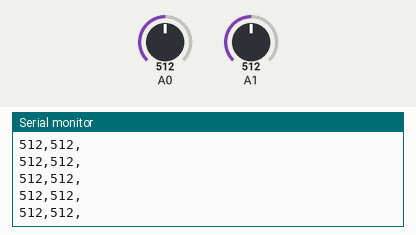
This sketch was run on a simulated Arduino Uno, built with avr-gcc and run on an emulated ATmega328P. Parts: the last lines printed to the serial monitor. The test bench sets the inputs (shaded band); at power-on: A1 = 512, A0 = 512.

Above: at 4.2 s.
4.3 s: A1 set to 107
At 5.4 s:
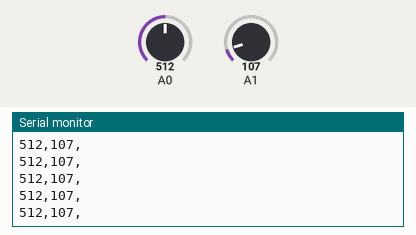
5.8 s: A1 set to 90
At 6.4 s:
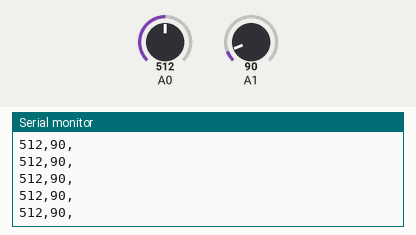
7.3 s: A0 set to 11
At 8.0 s:
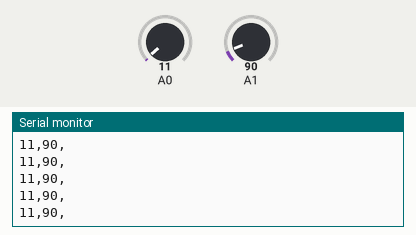
8.8 s: A0 set to 8
At 9.6 s:
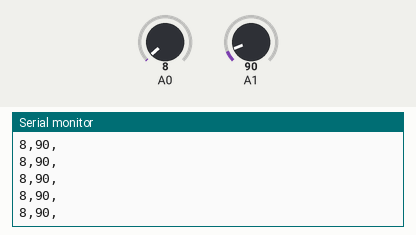
Timing chart, 0 to 11.8 s (numbered marks = the images above; inputs shaded):
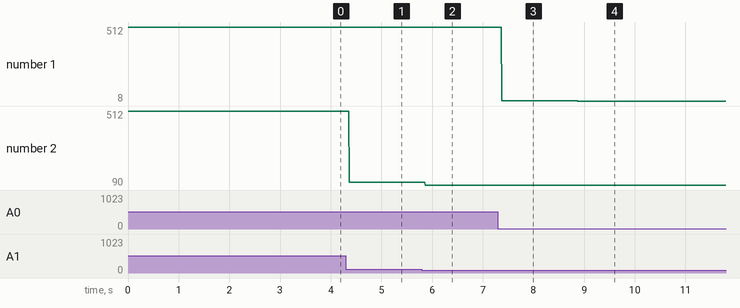

The sketch:

Multiple_Sensors.ino
```cpp
//Multiple sensors

int sensorValue1;
int sensorValue2;
int sensorValue3;
int sensorValue4;
int sensorValue5;
int sensorValue6;
int sensorValue7;

boolean selected = false;

const int switchPin = 2;      // digital input

void setup() {
  Serial.begin(9600);

  pinMode(switchPin, INPUT);
  //establishContact();
}


void loop() {

  //if (Serial.available() > 0) {
     // read the incoming byte:
    //int inByte =Serial.read();
   // read the sensor:
   sensorValue1 =analogRead(A0);
   // print the results:
  Serial.print(sensorValue1, DEC);
  Serial.print(",");

   // read the sensor:
   sensorValue2 =analogRead(A1);
   // print the results:
  Serial.print(sensorValue2, DEC);
  Serial.println(",");
  /*
     // read the sensor:
   sensorValue3 =analogRead(A2);
   // print the results:
  Serial.print(sensorValue3, DEC);
  Serial.print(",");

     // read the sensor:
   sensorValue4 =analogRead(A3);
   // print the results:
  Serial.print(sensorValue4, DEC);
  Serial.print(",");

     // read the sensor:
   sensorValue5 =analogRead(A4);
   // print the results:
  Serial.print(sensorValue5, DEC);
  Serial.print(",");

   // read the sensor:
   //sensorValue6 =digitalRead(2);
   // print the last sensor value with a println() so that
   // each set of four readings prints on a line by itself:
  //Serial.println(sensorValue6, DEC);
   //}

   sensorValue7 =analogRead(A5);
   // print the results:
  Serial.println(sensorValue7, DEC);
   */

  /*
  int sensorValue = analogRead(A0);
   // print the results:
   Serial.print(sensorValue);
   Serial.print(",");

   // read the sensor:
   sensorValue = analogRead(A1);
   // print the results:
   Serial.print(sensorValue);
   Serial.print(",");

   // read the sensor:
   sensorValue = digitalRead(switchPin);
   // print the last reading with a println() so that
   // each set of three readings prints on a line by itself:
   Serial.println(sensorValue);
  /*
  for (int thisSensor = 0; thisSensor < 2; thisSensor++) {
       int sensorValue = analogRead(thisSensor);
       Serial.print(sensorValue, DEC);

       // if this is the last sensor value, end with a println().
       // otherwise, print a comma:
       if (thisSensor == 1) {
          Serial.println();
       } else {
          Serial.print(",");
       }
    }

    */

   // delay(500);
 }


 void establishContact() {
 while (Serial.available() <= 0) {
      Serial.println("hello");   // send a starting message
      delay(300);
   }
 }
```

Measured:
- after the input at 4.3 s, the serial monitor: prints a new line after 0.07 s (image 1)
- after the input at 5.8 s, the serial monitor: prints a new line after 0.07 s (image 2)
- after the input at 7.3 s, the serial monitor: prints a new line after 0.07 s (image 3)
- after the input at 8.8 s, the serial monitor: prints a new line after 0.07 s (image 4)
- plotted number 1: 512 → 11 after the input at 7.3 s, 11 → 8 after the input at 8.8 s
- plotted number 2: 512 → 107 after the input at 4.3 s, 107 → 90 after the input at 5.8 s
